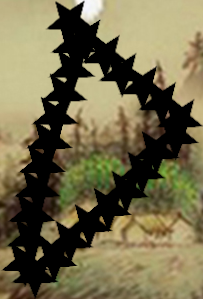
#> input picture trash/BB_1_at_1406x282.png, 203 x 299 px; its folder holds 3 pictures in this run
$ python ROUGH_photoDiffFinder.py BB_1_at_1406x282.png BB_1_at_582x242.png
#> lines starting #> are read from the running program, lines starting #| are printed output that depends on the picture; after the words box and inside, x2 and y2 are one past the last pixel; in counts of white or black regions, pixels touching at a corner belong together
from PIL import Image, ImageOps, ImageChops
from numpy.ctypeslib import ndpointer

import faulthandler
import numpy as np
import ctypes as ct
import pyautogui
import os
import cv2 as cv

import random

import sys # only for this demonstration to take cmdline args
IMAGE1 = sys.argv[1]
IMAGE2 = sys.argv[2]

faulthandler.enable()
bits_per_pixel = 8

class BoundingBox:
	def __init__(self, x, y, width, height):
		self.x = x
		self.y = y
		self.width = width
		self.height = height
		self.pixels = [] # empty initially

	def fill(self, sourceImage):
		for currY in range(self.y, self.y + self.height):
			self.pixels.append([])
			for currX in range(self.x, self.x + self.width):
				self.pixels[currY - self.y].append(sourceImage.getpixel((currX,currY)))

def openBoundingBoxes(boundingBoxArray, bpp=None):
	global bits_per_pixel

	if bpp is None:
		bpp = bits_per_pixel
	elif bpp != bits_per_pixel:
		#bcmtest.change_bits_per_pixel(bpp)
		bits_per_pixel = bpp

	count = 0
	for boundingBox in boundingBoxArray:
		if boundingBox.width > 0 and boundingBox.height > 0:
			arr = np.array(boundingBox.pixels, dtype=np.uint8)

			count += 1
			newImage = Image.new("RGB",(boundingBox.width, boundingBox.height))
			yCount = -1
			xCount = -1
			for yArr in boundingBox.pixels:
				yCount += 1
				xCount = -1
				for xTup in yArr:
					xCount += 1
					newImage.putpixel((xCount, yCount), xTup)

			newImage.save("BB_{number}_at_{x}x{y}.png".format(number=count, x=boundingBox.x, y=boundingBox.y))
			"""bcmtest.draw_grayscale_array(
				boundingBox.width, boundingBox.height, bpp, arr
			)"""

# CHANGE IMAGE ADDRESSES TO COMPARE DIFFERENT IMAGES
oldScreenshot = Image.open(IMAGE1)
#> oldScreenshot is the input picture: PIL image 203x299 RGB; mean R, G, B 114.6, 106.5, 74.9
newScreenshot = Image.open(IMAGE2)
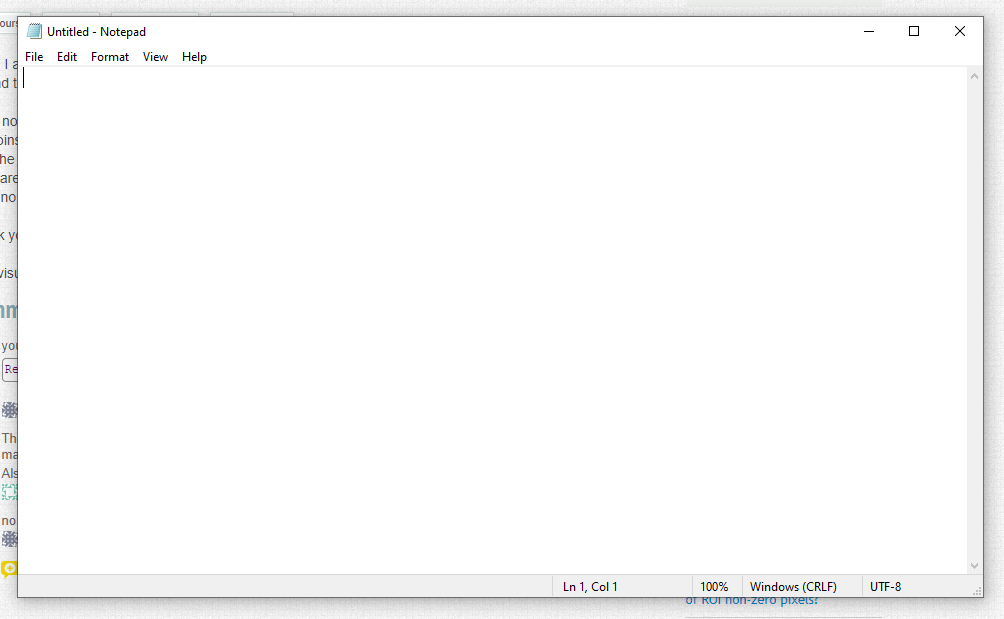
#> input picture trash/BB_1_at_582x242.png, 1004 x 619 px
#> newScreenshot is the input picture: PIL image 1004x619 RGB; mean R, G, B 249.9, 250, 250
diff = ImageChops.difference(oldScreenshot, newScreenshot)
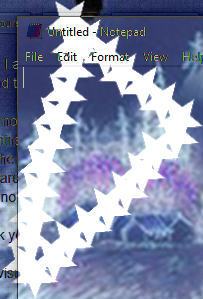
#> diff: PIL image 203x299 RGB; mean R, G, B 136.2, 144, 173.8

cvNS = np.array(newScreenshot)
cvDiff = np.array(diff)
cannyRes = cv.Canny(cvDiff, 0, 100)
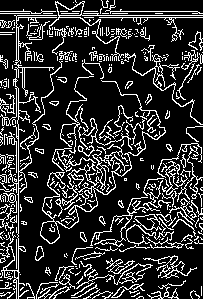
#> cannyRes: shape (299, 203); 18.8% white in thin lines or dots
contours, hierarchy = cv.findContours(cannyRes, cv.RETR_TREE, cv.CHAIN_APPROX_SIMPLE)
#> contours = 446 contours, 382 with area under 20; largest, box (x1, y1, x2, y2) and area: (40, 80, 166, 244) 1024, (0, 15, 63, 299) 392, (49, 1, 203, 61) 304, (40, 221, 60, 244) 298, (126, 214, 174, 246) 234

#> (the run stopped early here; a loop or call above may not have finished)
